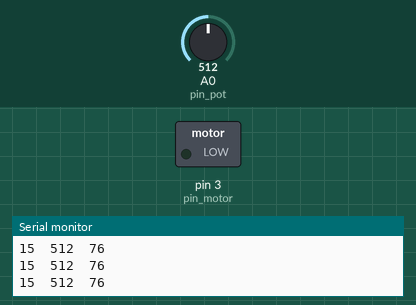
This sketch was run on a simulated Arduino Uno, built with avr-gcc and run on an emulated ATmega328P. Shown: switched loads named in the sketch (green lamp = pin HIGH), the last lines printed to the serial monitor. The inputs (shaded band) are chosen by the test bench; at power-on: A0 (pin_pot) = 512.

Above: at 1.2 s.
1.3 s: A0 (pin_pot) set to 716
At 2.3 s:
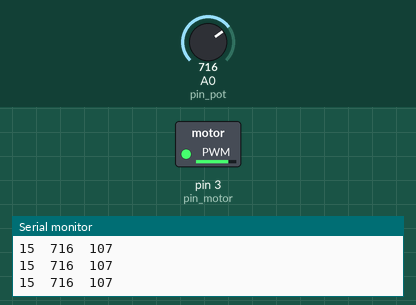
2.8 s: A0 (pin_pot) set to 751
At 3.3 s:
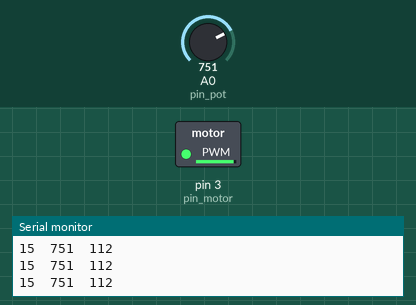
4.3 s: A0 (pin_pot) set to 768
At 5.6 s:
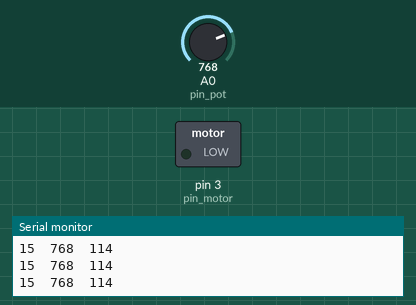
7.3 s: A0 (pin_pot) set to 900
At 8.2 s:
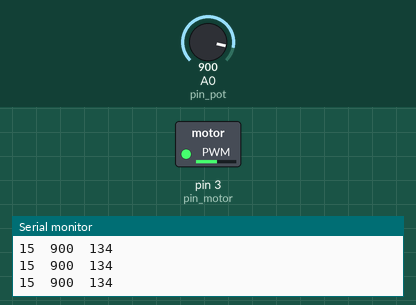
8.8 s: A0 (pin_pot) set to 306
At 9.2 s:
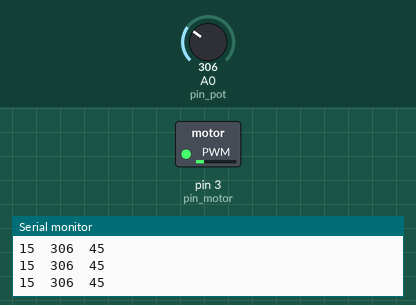
10.3 s: A0 (pin_pot) set to 0
At 11.3 s:
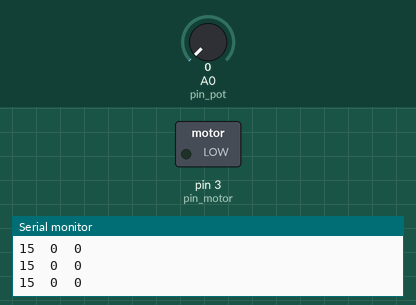
Timing chart, 0 to 12.8 s (numbered marks = the images above; inputs shaded):
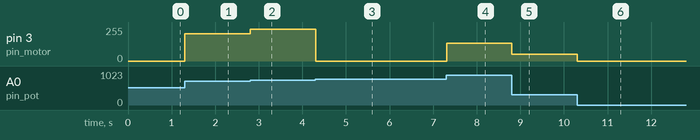

The sketch:

sketch_may12a.ino
```cpp
#define pin_motor 3
#define pin_pot A0
#define pin_temp1 A1

void setup() {
  Serial.begin(9600);
  // put your setup code here, to run once:
  pinMode(pin_motor, OUTPUT);
  pinMode(pin_pot, INPUT);
}

void loop() {


  // put your main code here, to run repeatedly:
  int rotation;
  rotation = analogRead (pin_pot);
  //int maped = map(maped, 0, 1023, 0, 153);
  // int val = analogRead(0);
  int  maped = map(rotation, 0, 1023, 0, 153);
  analogWrite(pin_motor, rotation);

  //digitalWrite (pin_motor, rotation);


  Serial.print(rotation);
  Serial.print("\t");
  Serial.print(maped);
  Serial.println();
  Serial.print(pin_temp1);
  Serial.print("\t");

}
```

Measured:
- the behaviour switches between 767 and 768 on A0 (pin_pot) (found by bisection; images 2 and 3)
- after the input at 1.3 s, pin 3 (pin_motor): 0/255 → 204/255 at once
- after the input at 2.8 s, pin 3 (pin_motor): 204/255 → 239/255 at once
- after the input at 4.3 s, pin 3 (pin_motor): 239/255 → 0/255 at once
- after the input at 7.3 s, pin 3 (pin_motor): 0/255 → 132/255 at once
- after the input at 8.8 s, pin 3 (pin_motor): 132/255 → 50/255 at once
- after the input at 10.3 s, pin 3 (pin_motor): 50/255 → 0/255 at once
